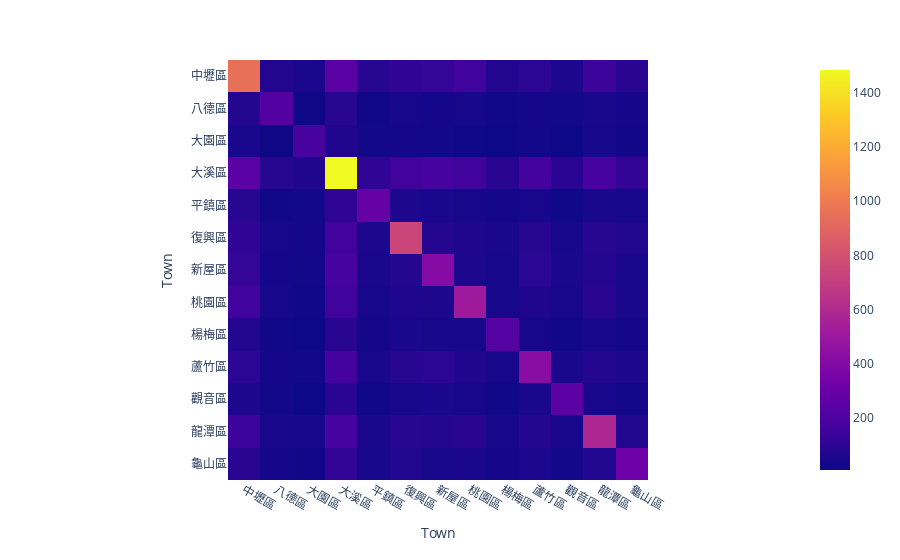

This figure's notebook cell:
### Code cell
px.imshow(coocc)

### Figure 1 — Plotly figure (JSON) as saved in the notebook; plotly's stock layout.template omitted (floating-point values rounded to 4 significant figures; data arrays with more than 128 entries replaced by an {"elided": "..."} marker saying what was removed)
{"data": [{"coloraxis": "coloraxis", "hovertemplate": "Town: %{x}<br>Town: %{y}<br>color: %{z}<extra></extra>", "name": "0", "type": "heatmap", "x": ["中壢區", "八德區", "大園區", "大溪區", "平鎮區", "復興區", "新屋區", "桃園區", "楊梅區", "蘆竹區", "觀音區", "龍潭區", "龜山區"], "xaxis": "x", "y": ["中壢區", "八德區", "大園區", "大溪區", "平鎮區", "復興區", "新屋區", "桃園區", "楊梅區", "蘆竹區", "觀音區", "龍潭區", "龜山區"], "yaxis": "y", "z": {"elided": "13x13 int values"}}], "layout": {"coloraxis": {"colorscale": [[0, "#0d0887"], [0.1111, "#46039f"], [0.2222, "#7201a8"], [0.3333, "#9c179e"], [0.4444, "#bd3786"], [0.5556, "#d8576b"], [0.6667, "#ed7953"], [0.7778, "#fb9f3a"], [0.8889, "#fdca26"], [1, "#f0f921"]]}, "margin": {"t": 60}, "xaxis": {"anchor": "y", "constrain": "domain", "domain": [0, 1], "scaleanchor": "y", "title": {"text": "Town"}}, "yaxis": {"anchor": "x", "autorange": "reversed", "constrain": "domain", "domain": [0, 1], "title": {"text": "Town"}}}}
